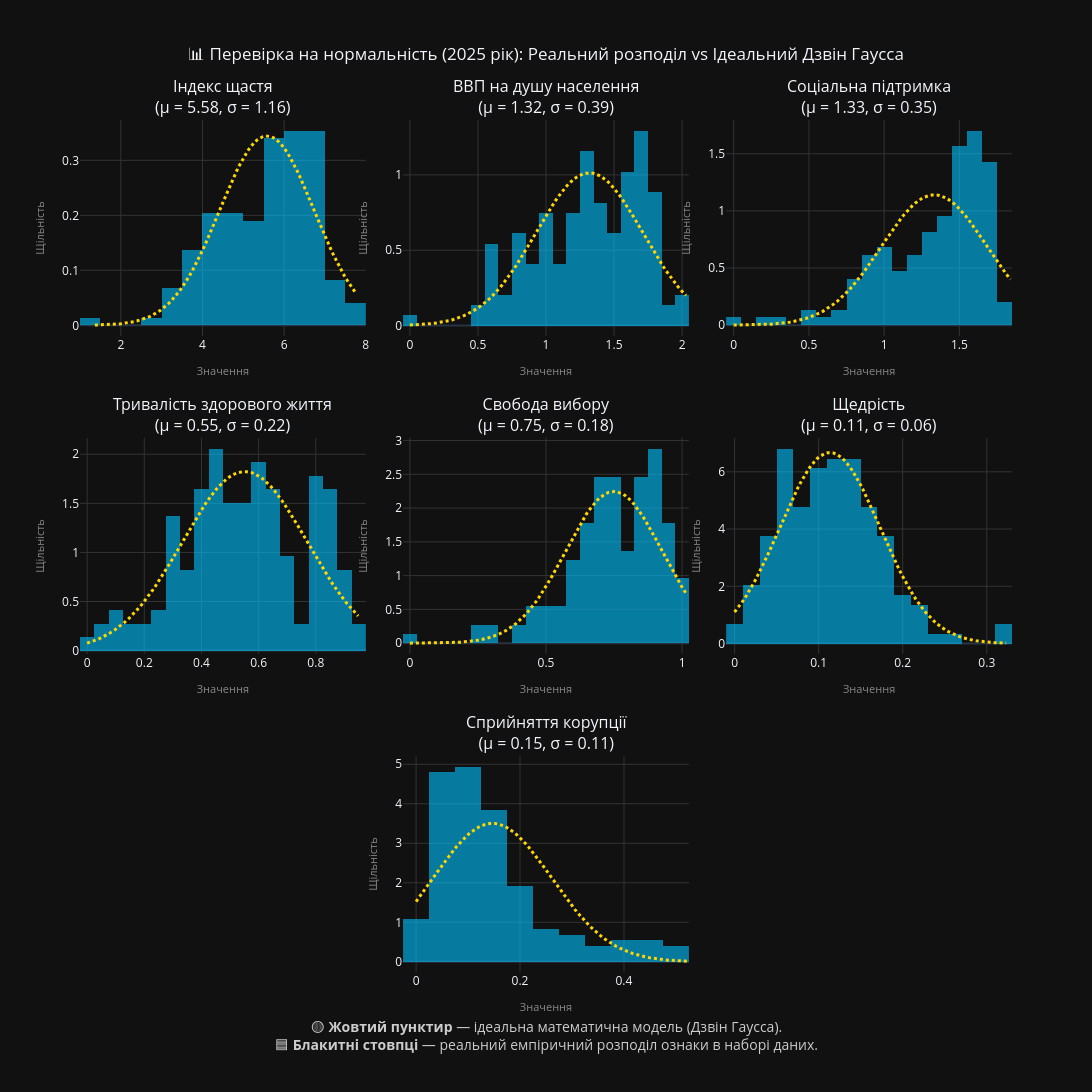

Here is the notebook cell this chart was saved with:
### Markdown cell above
**5. Побудувати діаграми розподілу числових ознак:**

### Code cell
raw_features = [TARGET_METRIC] + FEATURES_FULL
features_to_plot = [f for f in raw_features if f in df.columns]

print(f"📈 Аналіз нормальності розподілу для {len(features_to_plot)} ознак...\n")

num_plots = len(features_to_plot)
max_logical_cols = 3
rows = math.ceil(num_plots / max_logical_cols) if num_plots > 0 else 1

clean_titles = []
for f in features_to_plot:
    base_name = FEATURE_TRANSLATIONS.get(f, str(f).replace('.', ' ').replace('_', ' ').strip())

    clean_series = df[f].astype(str).str.replace(',', '.', regex=False)
    data = pd.to_numeric(clean_series, errors='coerce').dropna()

    if len(data) > 1:
        mu, std = data.mean(), data.std()
        clean_titles.append(f"{base_name}<br>(μ = {mu:.2f}, σ = {std:.2f})")
    else:
        clean_titles.append(f"{base_name}")

grid_specs = []
for r in range(rows):
    plots_in_row = min(max_logical_cols, num_plots - r * max_logical_cols)
    if plots_in_row == 3:
        grid_specs.append([{'colspan': 2}, None, {'colspan': 2}, None, {'colspan': 2}, None])
    elif plots_in_row == 2:
        grid_specs.append([None, {'colspan': 2}, None, {'colspan': 2}, None, None])
    elif plots_in_row == 1:
        grid_specs.append([None, None, {'colspan': 2}, None, None, None])

fig_dist = make_subplots(
    rows=rows, cols=6,
    specs=grid_specs,
    subplot_titles=clean_titles,
    vertical_spacing=0.12,  
    horizontal_spacing=0.04 
)

for i, feature in enumerate(features_to_plot):
    r = (i // max_logical_cols) + 1
    plot_idx_in_row = i % max_logical_cols
    plots_in_this_row = min(max_logical_cols, num_plots - (r - 1) * max_logical_cols)

    if plots_in_this_row == 3:
        c = plot_idx_in_row * 2 + 1
    elif plots_in_this_row == 2:
        c = 2 + plot_idx_in_row * 2
    else:
        c = 3

    clean_series = df[feature].astype(str).str.replace(',', '.', regex=False)
    data = pd.to_numeric(clean_series, errors='coerce').dropna()

    fig_dist.add_trace(
        go.Histogram(
            x=data, histnorm='probability density', 
            name=f"{feature}", marker_color='#00c3ff', opacity=0.6, nbinsx=25,
            hovertemplate="<b>Діапазон значень:</b> %{x}<br><b>Емпірична щільність:</b> %{y:.4f}<extra></extra>"
        ), row=r, col=c
    )

    if len(data) > 1:
        mu, std = data.mean(), data.std()
        
        if std > 0:
            x_curve = np.linspace(data.min(), data.max(), 100)
            y_curve = stats.norm.pdf(x_curve, mu, std)

            fig_dist.add_trace(
                go.Scatter(
                    x=x_curve, y=y_curve, mode='lines', 
                    name=f"Ідеальний Гаусс", line=dict(color='#ffd700', width=3, dash='dot'),
                    hovertemplate="<b>Ідеальний Гаусс</b><br>Значення ознаки: %{x:.2f}<br>Теоретична щільність: %{y:.4f}<extra></extra>"
                ), row=r, col=c
            )

    fig_dist.update_xaxes(title_text="Значення", title_font=dict(size=11, color="#888"), showgrid=True, gridcolor='#333', row=r, col=c)
    fig_dist.update_yaxes(title_text="Щільність", title_font=dict(size=11, color="#888"), showgrid=True, gridcolor='#333', row=r, col=c)

safe_year = globals().get('TARGET_YEAR', 'Невідомий')
dynamic_legend_y = -0.15 / rows if rows > 0 else -0.15

fig_dist.update_layout(
    height=350 * rows + 120, 
    width=1500,
    title_text=f"📊 Перевірка на нормальність ({safe_year} рік): Реальний розподіл vs Ідеальний Дзвін Гаусса", 
    title_x=0.5,
    template=PLOT_TEMPLATE,
    showlegend=False,
    hovermode="x unified",
    margin=dict(b=120, t=120)
)

fig_dist.add_annotation(
    x=0.5, y=dynamic_legend_y, xref="paper", yref="paper",
    text="🟡 <b>Жовтий пунктир</b> — ідеальна математична модель (Дзвін Гаусса).<br>🟦 <b>Блакитні стовпці</b> — реальний емпіричний розподіл ознаки в наборі даних.",
    showarrow=False, font=dict(size=14, color="#cccccc"), align="center", xanchor="center", yanchor="top"
)

print("Красивий Вивід:")
fig_dist.show()

### Figure 1 — Plotly figure (JSON) as saved in the notebook; plotly's stock layout.template omitted (floating-point values rounded to 4 significant figures; data arrays with more than 128 entries replaced by an {"elided": "..."} marker saying what was removed)
{"data": [{"histnorm": "probability density", "hovertemplate": "<b>Діапазон значень:</b> %{x}<br><b>Емпірична щільність:</b> %{y:.4f}<extra></extra>", "marker": {"color": "#00c3ff"}, "name": "Ladder score", "nbinsx": 25, "opacity": 0.6, "type": "histogram", "x": {"elided": "147 float values"}, "xaxis": "x", "yaxis": "y"}, {"hovertemplate": "<b>Ідеальний Гаусс</b><br>Значення ознаки: %{x:.2f}<br>Теоретична щільність: %{y:.4f}<extra></extra>", "line": {"color": "#ffd700", "dash": "dot", "width": 3}, "mode": "lines", "name": "Ідеальний Гаусс", "type": "scatter", "x": [1.364, 1.428, 1.493, 1.557, 1.621, 1.686, 1.75, 1.815, 1.879, 1.943, 2.008, 2.072, 2.136, 2.201, 2.265, 2.329, 2.394, 2.458, 2.523, 2.587, 2.651, 2.716, 2.78, 2.844, 2.909, 2.973, 3.037, 3.102, 3.166, 3.231, 3.295, 3.359, 3.424, 3.488, 3.552, 3.617, 3.681, 3.745, 3.81, 3.874, 3.939, 4.003, 4.067, 4.132, 4.196, 4.26, 4.325, 4.389, 4.453, 4.518, 4.582, 4.647, 4.711, 4.775, 4.84, 4.904, 4.968, 5.033, 5.097, 5.161, 5.226, 5.29, 5.355, 5.419, 5.483, 5.548, 5.612, 5.676, 5.741, 5.805, 5.869, 5.934, 5.998, 6.063, 6.127, 6.191, 6.256, 6.32, 6.384, 6.449, 6.513, 6.577, 6.642, 6.706, 6.771, 6.835, 6.899, 6.964, 7.028, 7.092, 7.157, 7.221, 7.285, 7.35, 7.414, 7.479, 7.543, 7.607, 7.672, 7.736], "xaxis": "x", "y": [0.0004599, 0.0005621, 0.0006848, 0.0008318, 0.001007, 0.001216, 0.001463, 0.001756, 0.0021, 0.002504, 0.002976, 0.003527, 0.004166, 0.004907, 0.005761, 0.006743, 0.007868, 0.009152, 0.01061, 0.01227, 0.01414, 0.01625, 0.01861, 0.02125, 0.02419, 0.02746, 0.03107, 0.03504, 0.0394, 0.04416, 0.04935, 0.05498, 0.06106, 0.06761, 0.07462, 0.08211, 0.09007, 0.0985, 0.1074, 0.1167, 0.1265, 0.1366, 0.1471, 0.1579, 0.169, 0.1803, 0.1918, 0.2034, 0.215, 0.2265, 0.238, 0.2492, 0.2602, 0.2709, 0.2811, 0.2908, 0.2999, 0.3083, 0.316, 0.3228, 0.3289, 0.3339, 0.3381, 0.3412, 0.3433, 0.3443, 0.3443, 0.3432, 0.3411, 0.3379, 0.3337, 0.3286, 0.3225, 0.3156, 0.3079, 0.2994, 0.2903, 0.2806, 0.2703, 0.2597, 0.2487, 0.2374, 0.2259, 0.2144, 0.2028, 0.1912, 0.1797, 0.1684, 0.1574, 0.1466, 0.1361, 0.126, 0.1162, 0.1069, 0.09806, 0.08965, 0.08171, 0.07425, 0.06726, 0.06074], "yaxis": "y"}, {"histnorm": "probability density", "hovertemplate": "<b>Діапазон значень:</b> %{x}<br><b>Емпірична щільність:</b> %{y:.4f}<extra></extra>", "marker": {"color": "#00c3ff"}, "name": "Explained by: Log GDP per capita", "nbinsx": 25, "opacity": 0.6, "type": "histogram", "x": {"elided": "147 float values"}, "xaxis": "x2", "yaxis": "y2"}, {"hovertemplate": "<b>Ідеальний Гаусс</b><br>Значення ознаки: %{x:.2f}<br>Теоретична щільність: %{y:.4f}<extra></extra>", "line": {"color": "#ffd700", "dash": "dot", "width": 3}, "mode": "lines", "name": "Ідеальний Гаусс", "type": "scatter", "x": [0.0, 0.02048, 0.04097, 0.06145, 0.08194, 0.1024, 0.1229, 0.1434, 0.1639, 0.1844, 0.2048, 0.2253, 0.2458, 0.2663, 0.2868, 0.3073, 0.3278, 0.3482, 0.3687, 0.3892, 0.4097, 0.4302, 0.4507, 0.4712, 0.4916, 0.5121, 0.5326, 0.5531, 0.5736, 0.5941, 0.6145, 0.635, 0.6555, 0.676, 0.6965, 0.717, 0.7375, 0.7579, 0.7784, 0.7989, 0.8194, 0.8399, 0.8604, 0.8808, 0.9013, 0.9218, 0.9423, 0.9628, 0.9833, 1.004, 1.024, 1.045, 1.065, 1.086, 1.106, 1.127, 1.147, 1.168, 1.188, 1.209, 1.229, 1.25, 1.27, 1.291, 1.311, 1.332, 1.352, 1.372, 1.393, 1.413, 1.434, 1.454, 1.475, 1.495, 1.516, 1.536, 1.557, 1.577, 1.598, 1.618, 1.639, 1.659, 1.68, 1.7, 1.721, 1.741, 1.762, 1.782, 1.803, 1.823, 1.844, 1.864, 1.885, 1.905, 1.926, 1.946, 1.967, 1.987, 2.008, 2.028], "xaxis": "x2", "y": [0.003727, 0.00443, 0.005251, 0.006208, 0.007319, 0.008606, 0.01009, 0.0118, 0.01376, 0.01601, 0.01857, 0.02149, 0.02479, 0.02853, 0.03273, 0.03746, 0.04276, 0.04867, 0.05525, 0.06255, 0.07062, 0.07952, 0.0893, 0.1, 0.1117, 0.1244, 0.1382, 0.1531, 0.1692, 0.1864, 0.2049, 0.2245, 0.2454, 0.2675, 0.2908, 0.3153, 0.3409, 0.3676, 0.3953, 0.424, 0.4535, 0.4838, 0.5146, 0.546, 0.5777, 0.6096, 0.6416, 0.6734, 0.7048, 0.7357, 0.7659, 0.7952, 0.8234, 0.8503, 0.8757, 0.8994, 0.9212, 0.9411, 0.9587, 0.9741, 0.987, 0.9974, 1.005, 1.01, 1.013, 1.012, 1.009, 1.003, 0.995, 0.984, 0.9705, 0.9545, 0.9363, 0.9159, 0.8936, 0.8695, 0.8437, 0.8165, 0.788, 0.7584, 0.728, 0.697, 0.6654, 0.6336, 0.6016, 0.5697, 0.5381, 0.5068, 0.4761, 0.446, 0.4167, 0.3883, 0.3608, 0.3344, 0.309, 0.2849, 0.2619, 0.2401, 0.2195, 0.2001], "yaxis": "y2"}, {"histnorm": "probability density", "hovertemplate": "<b>Діапазон значень:</b> %{x}<br><b>Емпірична щільність:</b> %{y:.4f}<extra></extra>", "marker": {"color": "#00c3ff"}, "name": "Explained by: Social support", "nbinsx": 25, "opacity": 0.6, "type": "histogram", "x": {"elided": "147 float values"}, "xaxis": "x3", "yaxis": "y3"}, {"hovertemplate": "<b>Ідеальний Гаусс</b><br>Значення ознаки: %{x:.2f}<br>Теоретична щільність: %{y:.4f}<extra></extra>", "line": {"color": "#ffd700", "dash": "dot", "width": 3}, "mode": "lines", "name": "Ідеальний Гаусс", "type": "scatter", "x": [0.0, 0.01859, 0.03717, 0.05576, 0.07434, 0.09293, 0.1115, 0.1301, 0.1487, 0.1673, 0.1859, 0.2044, 0.223, 0.2416, 0.2602, 0.2788, 0.2974, 0.316, 0.3345, 0.3531, 0.3717, 0.3903, 0.4089, 0.4275, 0.4461, 0.4646, 0.4832, 0.5018, 0.5204, 0.539, 0.5576, 0.5762, 0.5947, 0.6133, 0.6319, 0.6505, 0.6691, 0.6877, 0.7063, 0.7248, 0.7434, 0.762, 0.7806, 0.7992, 0.8178, 0.8364, 0.8549, 0.8735, 0.8921, 0.9107, 0.9293, 0.9479, 0.9665, 0.9851, 1.004, 1.022, 1.041, 1.059, 1.078, 1.097, 1.115, 1.134, 1.152, 1.171, 1.189, 1.208, 1.227, 1.245, 1.264, 1.282, 1.301, 1.32, 1.338, 1.357, 1.375, 1.394, 1.413, 1.431, 1.45, 1.468, 1.487, 1.505, 1.524, 1.543, 1.561, 1.58, 1.598, 1.617, 1.636, 1.654, 1.673, 1.691, 1.71, 1.728, 1.747, 1.766, 1.784, 1.803, 1.821, 1.84], "xaxis": "x3", "y": [0.0008024, 0.000981, 0.001196, 0.001454, 0.001763, 0.002131, 0.002568, 0.003087, 0.003701, 0.004423, 0.005272, 0.006266, 0.007427, 0.008778, 0.01035, 0.01216, 0.01425, 0.01665, 0.0194, 0.02255, 0.02613, 0.03019, 0.03479, 0.03997, 0.0458, 0.05232, 0.05961, 0.06773, 0.07673, 0.08668, 0.09765, 0.1097, 0.1229, 0.1373, 0.1529, 0.1698, 0.1881, 0.2078, 0.2288, 0.2513, 0.2753, 0.3006, 0.3274, 0.3556, 0.385, 0.4158, 0.4477, 0.4808, 0.5148, 0.5497, 0.5853, 0.6214, 0.6579, 0.6946, 0.7313, 0.7677, 0.8037, 0.839, 0.8734, 0.9067, 0.9385, 0.9688, 0.9972, 1.024, 1.048, 1.069, 1.088, 1.104, 1.118, 1.128, 1.135, 1.139, 1.14, 1.137, 1.132, 1.123, 1.111, 1.096, 1.079, 1.058, 1.035, 1.01, 0.9828, 0.9534, 0.9223, 0.8897, 0.8558, 0.8209, 0.7853, 0.749, 0.7124, 0.6757, 0.6391, 0.6027, 0.5669, 0.5316, 0.4972, 0.4636, 0.4311, 0.3998], "yaxis": "y3"}, {"histnorm": "probability density", "hovertemplate": "<b>Діапазон значень:</b> %{x}<br><b>Емпірична щільність:</b> %{y:.4f}<extra></extra>", "marker": {"color": "#00c3ff"}, "name": "Explained by: Healthy life expectancy", "nbinsx": 25, "opacity": 0.6, "type": "histogram", "x": {"elided": "146 float values"}, "xaxis": "x4", "yaxis": "y4"}, {"hovertemplate": "<b>Ідеальний Гаусс</b><br>Значення ознаки: %{x:.2f}<br>Теоретична щільність: %{y:.4f}<extra></extra>", "line": {"color": "#ffd700", "dash": "dot", "width": 3}, "mode": "lines", "name": "Ідеальний Гаусс", "type": "scatter", "x": [0.0, 0.009576, 0.01915, 0.02873, 0.0383, 0.04788, 0.05745, 0.06703, 0.07661, 0.08618, 0.09576, 0.1053, 0.1149, 0.1245, 0.1341, 0.1436, 0.1532, 0.1628, 0.1724, 0.1819, 0.1915, 0.2011, 0.2107, 0.2202, 0.2298, 0.2394, 0.249, 0.2585, 0.2681, 0.2777, 0.2873, 0.2968, 0.3064, 0.316, 0.3256, 0.3352, 0.3447, 0.3543, 0.3639, 0.3735, 0.383, 0.3926, 0.4022, 0.4118, 0.4213, 0.4309, 0.4405, 0.4501, 0.4596, 0.4692, 0.4788, 0.4884, 0.4979, 0.5075, 0.5171, 0.5267, 0.5362, 0.5458, 0.5554, 0.565, 0.5745, 0.5841, 0.5937, 0.6033, 0.6128, 0.6224, 0.632, 0.6416, 0.6512, 0.6607, 0.6703, 0.6799, 0.6895, 0.699, 0.7086, 0.7182, 0.7278, 0.7373, 0.7469, 0.7565, 0.7661, 0.7756, 0.7852, 0.7948, 0.8044, 0.8139, 0.8235, 0.8331, 0.8427, 0.8522, 0.8618, 0.8714, 0.881, 0.8905, 0.9001, 0.9097, 0.9193, 0.9288, 0.9384, 0.948], "xaxis": "x4", "y": [0.07609, 0.08488, 0.09451, 0.105, 0.1165, 0.129, 0.1425, 0.1571, 0.173, 0.19, 0.2084, 0.228, 0.2491, 0.2715, 0.2955, 0.3209, 0.3478, 0.3763, 0.4063, 0.4379, 0.4711, 0.5058, 0.542, 0.5796, 0.6188, 0.6592, 0.701, 0.7441, 0.7882, 0.8334, 0.8794, 0.9263, 0.9737, 1.022, 1.07, 1.118, 1.167, 1.215, 1.262, 1.309, 1.356, 1.401, 1.445, 1.487, 1.528, 1.566, 1.603, 1.638, 1.67, 1.699, 1.725, 1.749, 1.769, 1.787, 1.801, 1.812, 1.819, 1.823, 1.823, 1.82, 1.813, 1.803, 1.79, 1.773, 1.753, 1.73, 1.704, 1.675, 1.644, 1.61, 1.573, 1.535, 1.495, 1.453, 1.409, 1.364, 1.318, 1.271, 1.224, 1.176, 1.127, 1.079, 1.031, 0.9826, 0.935, 0.8881, 0.8418, 0.7965, 0.7522, 0.7089, 0.6669, 0.6262, 0.5868, 0.5488, 0.5124, 0.4774, 0.444, 0.4121, 0.3818, 0.353], "yaxis": "y4"}, {"histnorm": "probability density", "hovertemplate": "<b>Діапазон значень:</b> %{x}<br><b>Емпірична щільність:</b> %{y:.4f}<extra></extra>", "marker": {"color": "#00c3ff"}, "name": "Explained by: Freedom to make life choices", "nbinsx": 25, "opacity": 0.6, "type": "histogram", "x": {"elided": "146 float values"}, "xaxis": "x5", "yaxis": "y5"}, {"hovertemplate": "<b>Ідеальний Гаусс</b><br>Значення ознаки: %{x:.2f}<br>Теоретична щільність: %{y:.4f}<extra></extra>", "line": {"color": "#ffd700", "dash": "dot", "width": 3}, "mode": "lines", "name": "Ідеальний Гаусс", "type": "scatter", "x": [0.0, 0.01028, 0.02057, 0.03085, 0.04113, 0.05141, 0.0617, 0.07198, 0.08226, 0.09255, 0.1028, 0.1131, 0.1234, 0.1337, 0.144, 0.1542, 0.1645, 0.1748, 0.1851, 0.1954, 0.2057, 0.2159, 0.2262, 0.2365, 0.2468, 0.2571, 0.2674, 0.2776, 0.2879, 0.2982, 0.3085, 0.3188, 0.3291, 0.3393, 0.3496, 0.3599, 0.3702, 0.3805, 0.3907, 0.401, 0.4113, 0.4216, 0.4319, 0.4422, 0.4524, 0.4627, 0.473, 0.4833, 0.4936, 0.5039, 0.5141, 0.5244, 0.5347, 0.545, 0.5553, 0.5656, 0.5758, 0.5861, 0.5964, 0.6067, 0.617, 0.6273, 0.6375, 0.6478, 0.6581, 0.6684, 0.6787, 0.6889, 0.6992, 0.7095, 0.7198, 0.7301, 0.7404, 0.7506, 0.7609, 0.7712, 0.7815, 0.7918, 0.8021, 0.8123, 0.8226, 0.8329, 0.8432, 0.8535, 0.8638, 0.874, 0.8843, 0.8946, 0.9049, 0.9152, 0.9255, 0.9357, 0.946, 0.9563, 0.9666, 0.9769, 0.9872, 0.9974, 1.008, 1.018], "xaxis": "x5", "y": [0.0003094, 0.0003943, 0.0005007, 0.0006337, 0.0007994, 0.001005, 0.001259, 0.001573, 0.001958, 0.002429, 0.003003, 0.0037, 0.004544, 0.005562, 0.006785, 0.00825, 0.009997, 0.01207, 0.01453, 0.01744, 0.02085, 0.02484, 0.02951, 0.03493, 0.0412, 0.04845, 0.05678, 0.06631, 0.07719, 0.08956, 0.1036, 0.1193, 0.1371, 0.1569, 0.179, 0.2036, 0.2307, 0.2606, 0.2933, 0.3291, 0.368, 0.4101, 0.4555, 0.5043, 0.5564, 0.6118, 0.6706, 0.7325, 0.7974, 0.8652, 0.9356, 1.008, 1.083, 1.16, 1.237, 1.316, 1.395, 1.473, 1.551, 1.627, 1.702, 1.774, 1.842, 1.908, 1.968, 2.024, 2.075, 2.119, 2.158, 2.19, 2.214, 2.232, 2.242, 2.245, 2.24, 2.228, 2.208, 2.182, 2.148, 2.108, 2.062, 2.01, 1.952, 1.89, 1.824, 1.754, 1.682, 1.607, 1.53, 1.452, 1.373, 1.294, 1.216, 1.139, 1.063, 0.9884, 0.9163, 0.8465, 0.7795, 0.7154], "yaxis": "y5"}, {"histnorm": "probability density", "hovertemplate": "<b>Діапазон значень:</b> %{x}<br><b>Емпірична щільність:</b> %{y:.4f}<extra></extra>", "marker": {"color": "#00c3ff"}, "name": "Explained by: Generosity", "nbinsx": 25, "opacity": 0.6, "type": "histogram", "x": {"elided": "147 float values"}, "xaxis": "x6", "yaxis": "y6"}, {"hovertemplate": "<b>Ідеальний Гаусс</b><br>Значення ознаки: %{x:.2f}<br>Теоретична щільність: %{y:.4f}<extra></extra>", "line": {"color": "#ffd700", "dash": "dot", "width": 3}, "mode": "lines", "name": "Ідеальний Гаусс", "type": "scatter", "x": [0.0, 0.003263, 0.006525, 0.009788, 0.01305, 0.01631, 0.01958, 0.02284, 0.0261, 0.02936, 0.03263, 0.03589, 0.03915, 0.04241, 0.04568, 0.04894, 0.0522, 0.05546, 0.05873, 0.06199, 0.06525, 0.06852, 0.07178, 0.07504, 0.0783, 0.08157, 0.08483, 0.08809, 0.09135, 0.09462, 0.09788, 0.1011, 0.1044, 0.1077, 0.1109, 0.1142, 0.1175, 0.1207, 0.124, 0.1272, 0.1305, 0.1338, 0.137, 0.1403, 0.1436, 0.1468, 0.1501, 0.1533, 0.1566, 0.1599, 0.1631, 0.1664, 0.1697, 0.1729, 0.1762, 0.1794, 0.1827, 0.186, 0.1892, 0.1925, 0.1958, 0.199, 0.2023, 0.2055, 0.2088, 0.2121, 0.2153, 0.2186, 0.2219, 0.2251, 0.2284, 0.2316, 0.2349, 0.2382, 0.2414, 0.2447, 0.248, 0.2512, 0.2545, 0.2577, 0.261, 0.2643, 0.2675, 0.2708, 0.2741, 0.2773, 0.2806, 0.2838, 0.2871, 0.2904, 0.2936, 0.2969, 0.3002, 0.3034, 0.3067, 0.3099, 0.3132, 0.3165, 0.3197, 0.323], "xaxis": "x6", "y": [1.102, 1.221, 1.348, 1.484, 1.629, 1.782, 1.945, 2.116, 2.295, 2.482, 2.676, 2.876, 3.083, 3.294, 3.51, 3.728, 3.949, 4.17, 4.39, 4.608, 4.822, 5.032, 5.235, 5.43, 5.615, 5.79, 5.952, 6.1, 6.234, 6.351, 6.452, 6.534, 6.598, 6.643, 6.668, 6.674, 6.659, 6.625, 6.571, 6.499, 6.408, 6.299, 6.174, 6.034, 5.879, 5.711, 5.531, 5.341, 5.142, 4.936, 4.724, 4.508, 4.289, 4.068, 3.847, 3.628, 3.41, 3.197, 2.987, 2.783, 2.586, 2.395, 2.212, 2.036, 1.869, 1.711, 1.561, 1.42, 1.288, 1.165, 1.051, 0.9445, 0.8466, 0.7566, 0.6741, 0.5989, 0.5304, 0.4684, 0.4124, 0.3621, 0.3169, 0.2765, 0.2406, 0.2087, 0.1805, 0.1556, 0.1338, 0.1147, 0.09802, 0.08352, 0.07095, 0.0601, 0.05075, 0.04273, 0.03587, 0.03002, 0.02506, 0.02085, 0.01729, 0.0143], "yaxis": "y6"}, {"histnorm": "probability density", "hovertemplate": "<b>Діапазон значень:</b> %{x}<br><b>Емпірична щільність:</b> %{y:.4f}<extra></extra>", "marker": {"color": "#00c3ff"}, "name": "Explained by: Perceptions of corruption", "nbinsx": 25, "opacity": 0.6, "type": "histogram", "x": {"elided": "146 float values"}, "xaxis": "x7", "yaxis": "y7"}, {"hovertemplate": "<b>Ідеальний Гаусс</b><br>Значення ознаки: %{x:.2f}<br>Теоретична щільність: %{y:.4f}<extra></extra>", "line": {"color": "#ffd700", "dash": "dot", "width": 3}, "mode": "lines", "name": "Ідеальний Гаусс", "type": "scatter", "x": [0.0, 0.005273, 0.01055, 0.01582, 0.02109, 0.02636, 0.03164, 0.03691, 0.04218, 0.04745, 0.05273, 0.058, 0.06327, 0.06855, 0.07382, 0.07909, 0.08436, 0.08964, 0.09491, 0.1002, 0.1055, 0.1107, 0.116, 0.1213, 0.1265, 0.1318, 0.1371, 0.1424, 0.1476, 0.1529, 0.1582, 0.1635, 0.1687, 0.174, 0.1793, 0.1845, 0.1898, 0.1951, 0.2004, 0.2056, 0.2109, 0.2162, 0.2215, 0.2267, 0.232, 0.2373, 0.2425, 0.2478, 0.2531, 0.2584, 0.2636, 0.2689, 0.2742, 0.2795, 0.2847, 0.29, 0.2953, 0.3005, 0.3058, 0.3111, 0.3164, 0.3216, 0.3269, 0.3322, 0.3375, 0.3427, 0.348, 0.3533, 0.3585, 0.3638, 0.3691, 0.3744, 0.3796, 0.3849, 0.3902, 0.3955, 0.4007, 0.406, 0.4113, 0.4165, 0.4218, 0.4271, 0.4324, 0.4376, 0.4429, 0.4482, 0.4535, 0.4587, 0.464, 0.4693, 0.4745, 0.4798, 0.4851, 0.4904, 0.4956, 0.5009, 0.5062, 0.5115, 0.5167, 0.522], "xaxis": "x7", "y": [1.526, 1.618, 1.712, 1.808, 1.905, 2.002, 2.101, 2.199, 2.297, 2.394, 2.49, 2.585, 2.677, 2.766, 2.853, 2.935, 3.014, 3.088, 3.158, 3.221, 3.28, 3.332, 3.377, 3.416, 3.448, 3.473, 3.49, 3.501, 3.503, 3.498, 3.486, 3.466, 3.439, 3.405, 3.364, 3.316, 3.262, 3.202, 3.137, 3.066, 2.99, 2.91, 2.826, 2.739, 2.648, 2.555, 2.46, 2.364, 2.266, 2.168, 2.07, 1.972, 1.874, 1.778, 1.683, 1.589, 1.498, 1.408, 1.322, 1.238, 1.156, 1.078, 1.003, 0.9314, 0.8628, 0.7976, 0.7358, 0.6773, 0.6221, 0.5701, 0.5214, 0.4759, 0.4334, 0.3938, 0.3571, 0.3231, 0.2917, 0.2628, 0.2363, 0.212, 0.1897, 0.1695, 0.1511, 0.1344, 0.1193, 0.1056, 0.09334, 0.08231, 0.07243, 0.0636, 0.05572, 0.04872, 0.0425, 0.037, 0.03214, 0.02786, 0.0241, 0.0208, 0.01792, 0.0154], "yaxis": "y7"}], "layout": {"annotations": [{"font": {"size": 16}, "showarrow": false, "text": "Індекс щастя<br>(μ = 5.58, σ = 1.16)", "x": 0.1533, "xanchor": "center", "xref": "paper", "y": 1, "yanchor": "bottom", "yref": "paper"}, {"font": {"size": 16}, "showarrow": false, "text": "ВВП на душу населення<br>(μ = 1.32, σ = 0.39)", "x": 0.5, "xanchor": "center", "xref": "paper", "y": 1, "yanchor": "bottom", "yref": "paper"}, {"font": {"size": 16}, "showarrow": false, "text": "Соціальна підтримка<br>(μ = 1.33, σ = 0.35)", "x": 0.8467, "xanchor": "center", "xref": "paper", "y": 1, "yanchor": "bottom", "yref": "paper"}, {"font": {"size": 16}, "showarrow": false, "text": "Тривалість здорового життя<br>(μ = 0.55, σ = 0.22)", "x": 0.1533, "xanchor": "center", "xref": "paper", "y": 0.6267, "yanchor": "bottom", "yref": "paper"}, {"font": {"size": 16}, "showarrow": false, "text": "Свобода вибору<br>(μ = 0.75, σ = 0.18)", "x": 0.5, "xanchor": "center", "xref": "paper", "y": 0.6267, "yanchor": "bottom", "yref": "paper"}, {"font": {"size": 16}, "showarrow": false, "text": "Щедрість<br>(μ = 0.11, σ = 0.06)", "x": 0.8467, "xanchor": "center", "xref": "paper", "y": 0.6267, "yanchor": "bottom", "yref": "paper"}, {"font": {"size": 16}, "showarrow": false, "text": "Сприйняття корупції<br>(μ = 0.15, σ = 0.11)", "x": 0.5, "xanchor": "center", "xref": "paper", "y": 0.2533, "yanchor": "bottom", "yref": "paper"}, {"align": "center", "font": {"color": "#cccccc", "size": 14}, "showarrow": false, "text": "🟡 <b>Жовтий пунктир</b> — ідеальна математична модель (Дзвін Гаусса).<br>🟦 <b>Блакитні стовпці</b> — реальний емпіричний розподіл ознаки в наборі даних.", "x": 0.5, "xanchor": "center", "xref": "paper", "y": -0.05, "yanchor": "top", "yref": "paper"}], "height": 1170, "hovermode": "x unified", "margin": {"b": 120, "t": 120}, "showlegend": false, "title": {"text": "📊 Перевірка на нормальність (2025 рік): Реальний розподіл vs Ідеальний Дзвін Гаусса", "x": 0.5}, "width": 1500, "xaxis": {"anchor": "y", "domain": [0, 0.3067], "gridcolor": "#333", "showgrid": true, "title": {"font": {"color": "#888", "size": 11}, "text": "Значення"}}, "xaxis2": {"anchor": "y2", "domain": [0.3467, 0.6533], "gridcolor": "#333", "showgrid": true, "title": {"font": {"color": "#888", "size": 11}, "text": "Значення"}}, "xaxis3": {"anchor": "y3", "domain": [0.6933, 1], "gridcolor": "#333", "showgrid": true, "title": {"font": {"color": "#888", "size": 11}, "text": "Значення"}}, "xaxis4": {"anchor": "y4", "domain": [0, 0.3067], "gridcolor": "#333", "showgrid": true, "title": {"font": {"color": "#888", "size": 11}, "text": "Значення"}}, "xaxis5": {"anchor": "y5", "domain": [0.3467, 0.6533], "gridcolor": "#333", "showgrid": true, "title": {"font": {"color": "#888", "size": 11}, "text": "Значення"}}, "xaxis6": {"anchor": "y6", "domain": [0.6933, 1], "gridcolor": "#333", "showgrid": true, "title": {"font": {"color": "#888", "size": 11}, "text": "Значення"}}, "xaxis7": {"anchor": "y7", "domain": [0.3467, 0.6533], "gridcolor": "#333", "showgrid": true, "title": {"font": {"color": "#888", "size": 11}, "text": "Значення"}}, "yaxis": {"anchor": "x", "domain": [0.7467, 1], "gridcolor": "#333", "showgrid": true, "title": {"font": {"color": "#888", "size": 11}, "text": "Щільність"}}, "yaxis2": {"anchor": "x2", "domain": [0.7467, 1], "gridcolor": "#333", "showgrid": true, "title": {"font": {"color": "#888", "size": 11}, "text": "Щільність"}}, "yaxis3": {"anchor": "x3", "domain": [0.7467, 1], "gridcolor": "#333", "showgrid": true, "title": {"font": {"color": "#888", "size": 11}, "text": "Щільність"}}, "yaxis4": {"anchor": "x4", "domain": [0.3733, 0.6267], "gridcolor": "#333", "showgrid": true, "title": {"font": {"color": "#888", "size": 11}, "text": "Щільність"}}, "yaxis5": {"anchor": "x5", "domain": [0.3733, 0.6267], "gridcolor": "#333", "showgrid": true, "title": {"font": {"color": "#888", "size": 11}, "text": "Щільність"}}, "yaxis6": {"anchor": "x6", "domain": [0.3733, 0.6267], "gridcolor": "#333", "showgrid": true, "title": {"font": {"color": "#888", "size": 11}, "text": "Щільність"}}, "yaxis7": {"anchor": "x7", "domain": [0, 0.2533], "gridcolor": "#333", "showgrid": true, "title": {"font": {"color": "#888", "size": 11}, "text": "Щільність"}}}}
